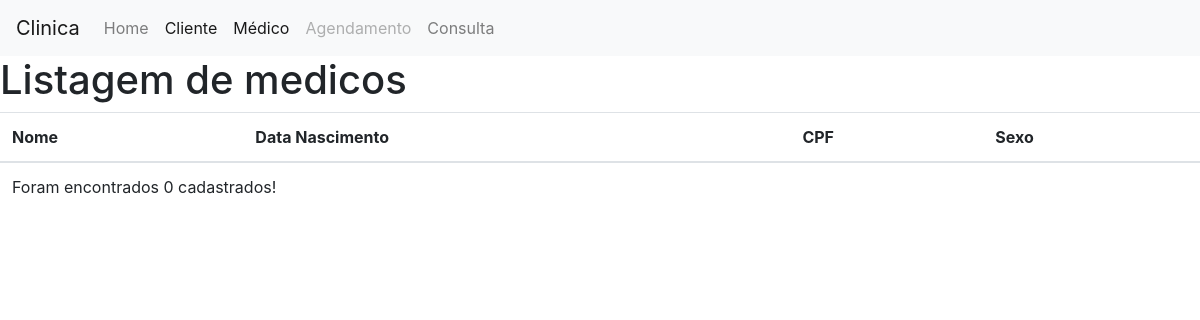
/atendimento/medico/, run on an earlier commit of the app's database.
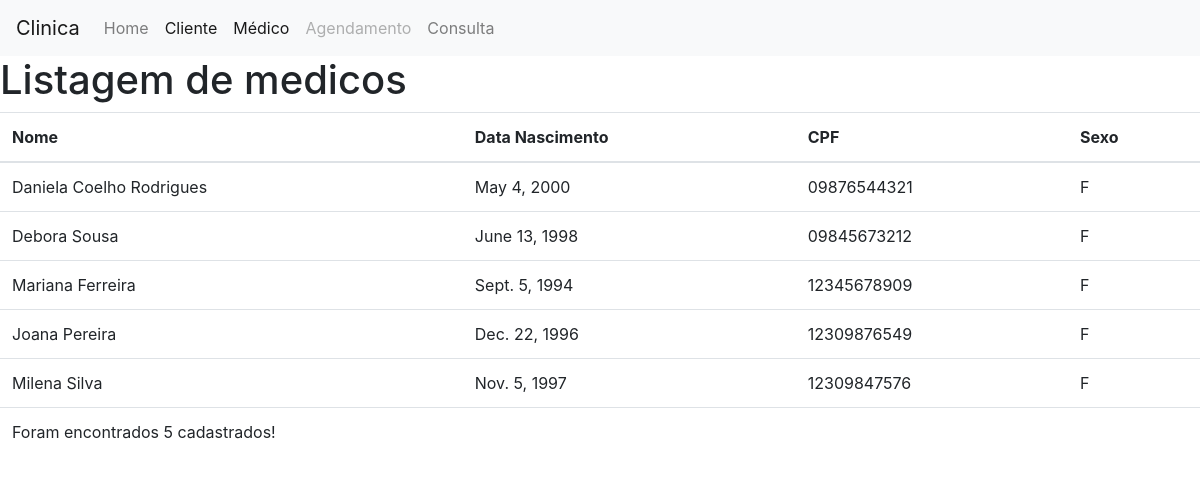
And on a later commit of the database.
### atendimento/models.py (models this page shows)
class Medico(models.Model):
    nome = models.CharField(max_length=50)
    dt_nasc = models.DateField()
    cpf = models.CharField(max_length=11)
    sexo = models.CharField(max_length=1)

### atendimento/views.py (the view)
# urls.py: path('medico/', views.medico_list)
def medico_list(request):
    medicos = Medico.objects.all()
    return render(request, 'medico/list.html', {'medicos':medicos})

### atendimento/templates/medico/list.html (shortened to what this page needs)
<!DOCTYPE html>
<html lang="en">
<head>
    <link rel="stylesheet" href="https://stackpath.bootstrapcdn.com/bootstrap/4.1.3/css/bootstrap.min.css"
>
</head>
<body>
    <nav class="navbar navbar-expand-lg navbar-light bg-light">
        <a class="navbar-brand" href="#">Clinica</a>
        <div class="collapse navbar-collapse" id="navbarSupportedContent">
            <ul class="navbar-nav mr-auto">
                <li class="nav-item ">
                    <a class="nav-link" href="/atendimento/">Home
                    </a>
                </li>
                <li class="nav-item active">
                    <a class="nav-link" href="/atendimento/cliente">Cliente</a>
                </li>
                <li class="nav-item active">
                    <a class="nav-link" href="/atendimento/medico" id="navbarDropdown"> Médico</a>
                </li>
                <li class="nav-item">
                    <a class="nav-link disabled" href="#">Agendamento</a>
                </li>
                <li class="nav-item">
                    <a class="nav-link" href="#">Consulta</a>
                </li>
            </ul>
    </nav>
    <div class="container-flui">
        <div class="row">
            <div class="col-md-12">
                <h1>Listagem de medicos</h1>
                <table class="table">
                    <thead>
                        <tr>
                            <th>Nome</th>
                            <th>Data Nascimento</th>
                            <th>CPF</th>
                            <th>Sexo</th>
                        </tr>
                    </thead>
                    <tbody>
                        {% for medico in medicos %}
                        <tr>
                            <td>{{medico.nome}}</td>
                            <td>{{medico.dt_nasc}}</td>
                            <td>{{medico.cpf}}</td>
                            <td>{{medico.sexo}}</td>
                        </tr>
                        {% endfor %}
                    </tbody>
                    <tfoot>
                        <tr>
                            <td colspan="4">
                                <p>Foram encontrados {{medicos | length}} cadastrados!</p>
                            </td>
                        </tr>
                    </tfoot>
                </table>
            </div>
        </div>
    </div>
</body>
</html>

What changed in the data, as far as the page shows it:
added Medico: nome "Daniela Coelho Rodrigues", dt_nasc "May 4, 2000", cpf "09876544321", sexo "F"
added Medico: nome "Debora Sousa", dt_nasc "June 13, 1998", cpf "09845673212", sexo "F"
added Medico: nome "Mariana Ferreira", dt_nasc "Sept. 5, 1994", cpf "12345678909", sexo "F"
added Medico: nome "Joana Pereira", dt_nasc "Dec. 22, 1996", cpf "12309876549", sexo "F"
added Medico: nome "Milena Silva", dt_nasc "Nov. 5, 1997", cpf "12309847576", sexo "F"
Also different on the page:
{{ medicos | length }}: "0" → "5"
